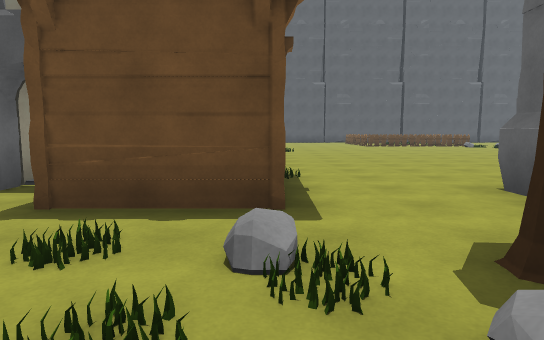
[1] (above)

21 first-person views from a walk through a Unity game level. The camera is 1.3 m above the floor, tilts 6° down and sees 75° across. The floor is counted in squares, 2 m on a side. Each view is taken from the middle of a square. On the plan, view 1 faces up. The plan holds only what a view shows up to about 10 squares ahead; the rest is blank. The place goes on beyond the plan. The player is left out. Some animated figures are not drawn. Door leaves are left out, so doorways stand open. Some surface patterns are stand-ins.

[2]
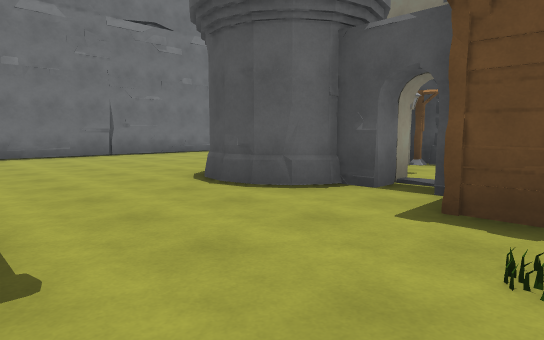

[3]
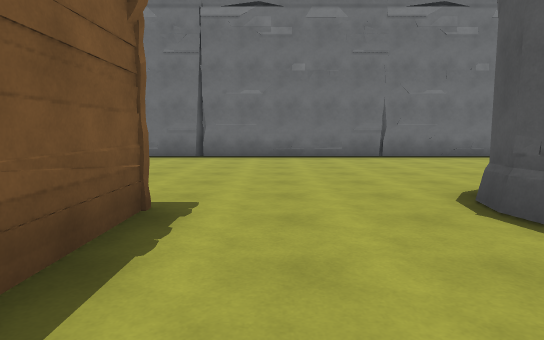

[4]
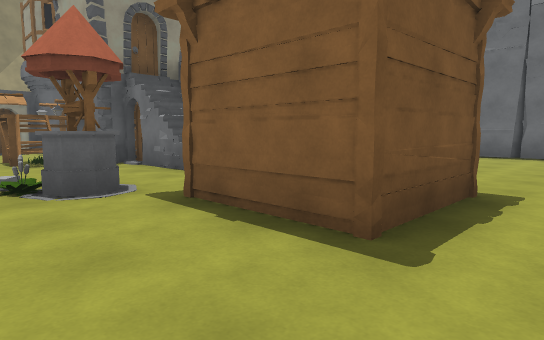

[5]
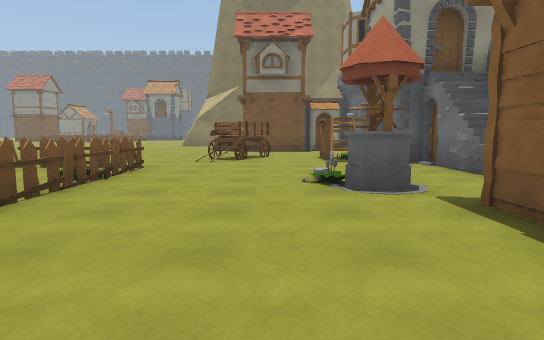

[6]
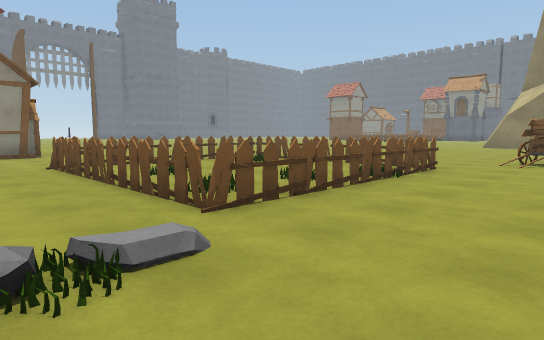

[7]
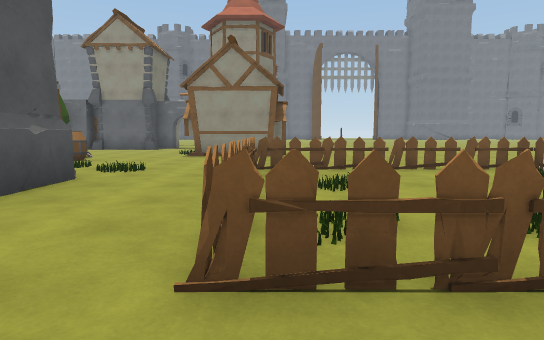

[8]
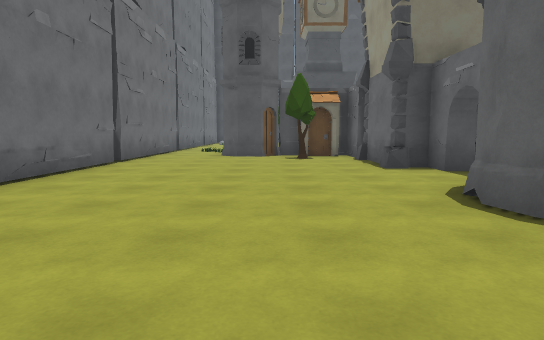

[9]
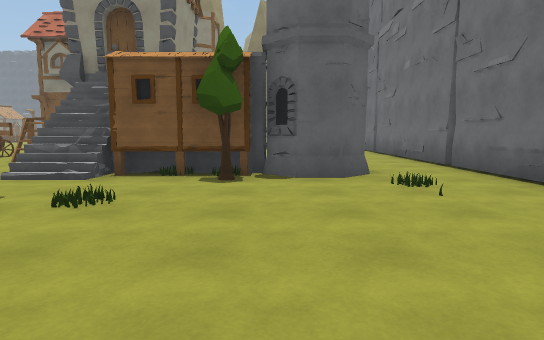

[10]
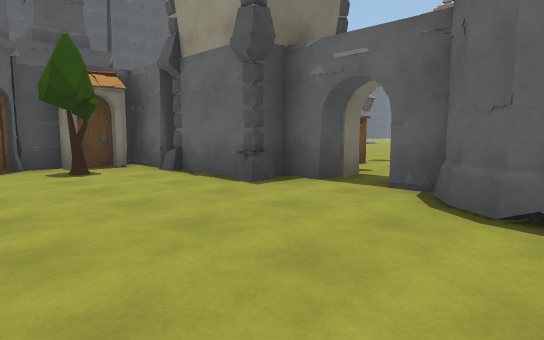

[11]
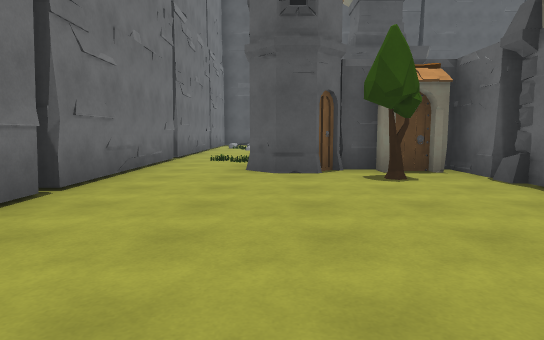

[12]
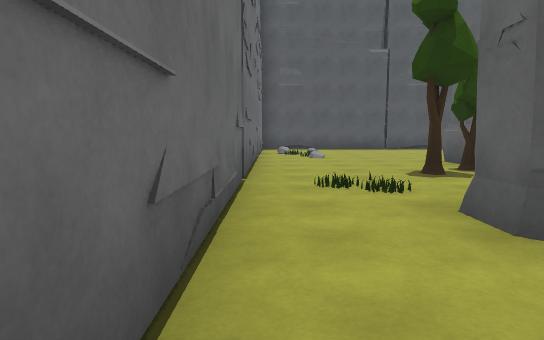

[13]
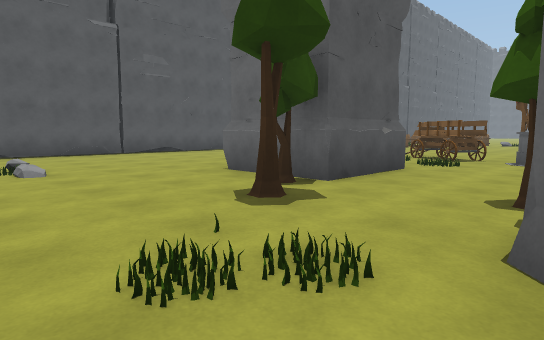

[14]
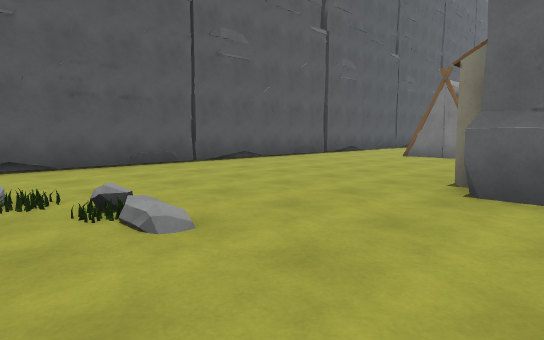

[15]
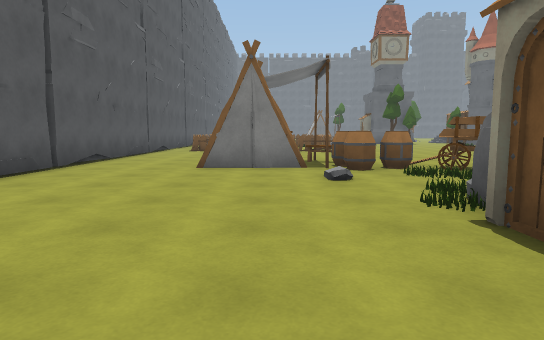

[16]
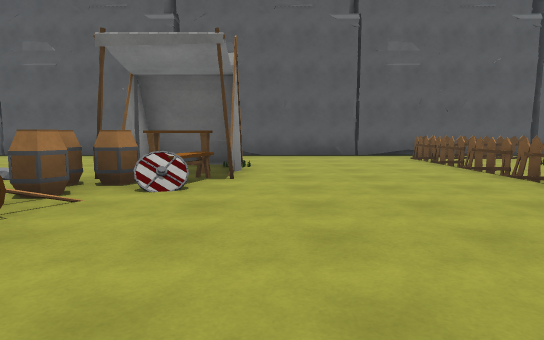

[17]
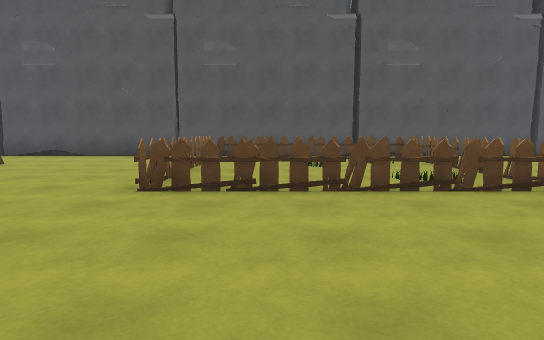

[18]
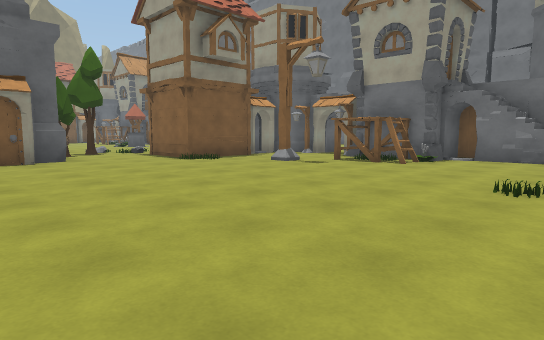

[19]
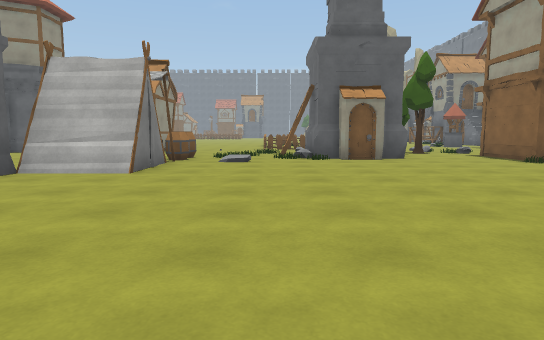

[20]
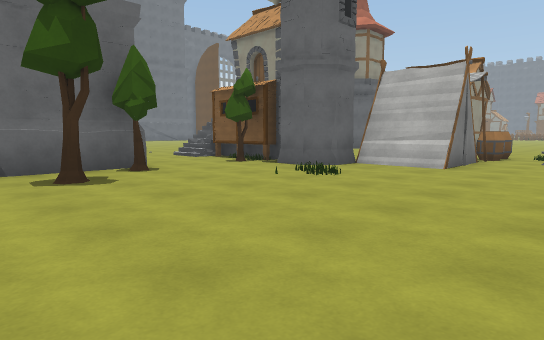

[21]
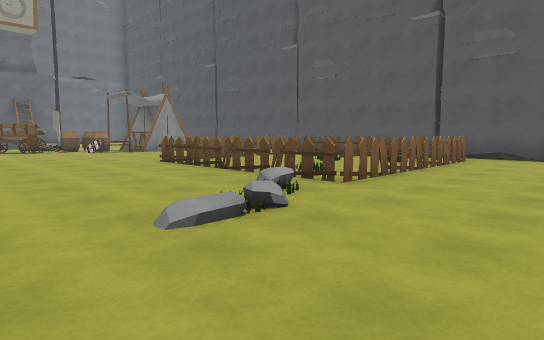

### Floor plan
Key: @ floor where view 1 was taken; # wall or solid block; x gap in a wall; . main floor; : floor 0.25 m higher than the main floor; / step, stairs or slope; D open door; v drop or lower ground; H house; T tree; L lamp; F flower; E fence; B barrel; W well; N bench; A table; S shield; O other object.
Columns run from 12 left of view 1 to 12 right of it. Each row starts with its distance up from view 1.
 23   #######################
 22   ...............EEE.E..
 21   ...............E...E..
 20  ..........OO....E...E..
 19 #..........AA....E...E..
 18 #......../.BN....E...E..
 17 #....OOO /BBS....EEEEE...
 16 #....O   /OO.........:...
 15 #...TOOO./O.........../..
 14 #...................../..
 13 #....T....W  ..........T.
 12 #..OO  /#...............O
 11 #..OO#O/v...............T
 10 #....THHOO...............
  9 #......OOO..............T
  8 #......OOO.............OO
  7 #......OL..L.........OOO
  6 #......xO...........O
  5 #......# .OOO....../B
  4 #.....O##DO O..OOO..BO.
  3 #......#..O#O..  O.....
  2 #..........//TT OO.....
  1 #.........../.........#H
  0 #......O#O..@.........##
 -1 #...... ##...EEEEEE...H#
 -2 #......O O........E...
 -3 #.........F..E....E...
 -4 #....T.//.F..E....E...
 -5 #..OO #//....E... E ..
 -6 #..    //.....EEE E ..
 -7 #..   HHO .....
 -8 #.      OO..O..
 -9 #.       O.OO..
-10              ..

Where each view was taken, in squares from view 1:
view 1: 0 up, 0 right, facing up
view 2: 0 up, 1 left, facing up-left
view 3: 1 up, 2 left, facing left
view 4: 1 up, 1 left, facing down-left
view 5: 1 up, 1 left, facing down
view 6: 1 up, 1 left, facing down-right
view 7: 1 down, 0 right, facing right
view 8: 1 up, 8 left, facing up
view 9: 1 up, 8 left, facing down
view 10: 4 up, 9 left, facing up-right
view 11: 5 up, 9 left, facing up
view 12: 9 up, 11 left, facing up
view 13: 12 up, 11 left, facing up-right
view 14: 16 up, 11 left, facing up-right
view 15: 19 up, 8 left, facing right
view 16: 13 up, 1 right, facing up
view 17: 13 up, 6 right, facing up
view 18: 13 up, 5 right, facing down-left
view 19: 13 up, 6 right, facing down
view 20: 14 up, 6 right, facing down-right
view 21: 13 up, 12 right, facing up-left
